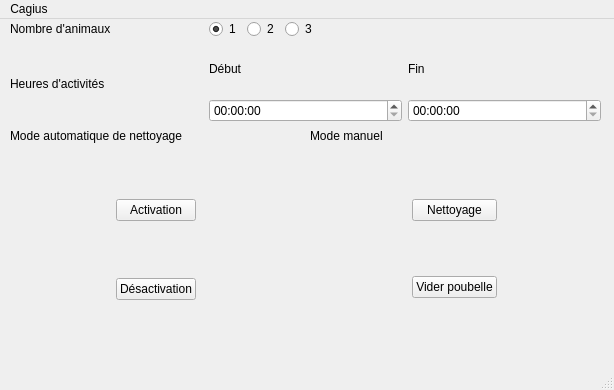
<?xml version="1.0" encoding="UTF-8"?>
<ui version="4.0">
 <class>MainWindow</class>
 <widget class="QMainWindow" name="MainWindow">
  <property name="geometry">
   <rect>
    <x>0</x>
    <y>0</y>
    <width>614</width>
    <height>390</height>
   </rect>
  </property>
  <property name="windowTitle">
   <string>MainWindow</string>
  </property>
  <widget class="QWidget" name="centralwidget">
   <widget class="QWidget" name="gridLayoutWidget">
    <property name="geometry">
     <rect>
      <x>10</x>
      <y>0</y>
      <width>591</width>
      <height>103</height>
     </rect>
    </property>
    <layout class="QGridLayout" name="gridLayout">
     <item row="0" column="0">
      <layout class="QGridLayout" name="gridLayout_7">
       <item row="2" column="2">
        <widget class="QTimeEdit" name="Fin"/>
       </item>
       <item row="0" column="0">
        <widget class="QLabel" name="label_3">
         <property name="text">
          <string>Nombre d'animaux</string>
         </property>
        </widget>
       </item>
       <item row="1" column="0" rowspan="2">
        <widget class="QLabel" name="label_4">
         <property name="text">
          <string>Heures d'activités</string>
         </property>
        </widget>
       </item>
       <item row="1" column="1">
        <widget class="QLabel" name="label_5">
         <property name="text">
          <string>Début</string>
         </property>
        </widget>
       </item>
       <item row="1" column="2">
        <widget class="QLabel" name="label_6">
         <property name="text">
          <string>Fin</string>
         </property>
        </widget>
       </item>
       <item row="2" column="1">
        <widget class="QTimeEdit" name="Debut"/>
       </item>
       <item row="0" column="1" colspan="2">
        <layout class="QGridLayout" name="gridLayout_9">
         <item row="1" column="0">
          <layout class="QHBoxLayout" name="horizontalLayout_2">
           <item>
            <widget class="QRadioButton" name="Animal1">
             <property name="text">
              <string>1</string>
             </property>
             <property name="checked">
              <bool>true</bool>
             </property>
             <attribute name="buttonGroup">
              <string notr="true">buttonGroup</string>
             </attribute>
            </widget>
           </item>
           <item>
            <widget class="QRadioButton" name="Animal2">
             <property name="text">
              <string>2</string>
             </property>
             <attribute name="buttonGroup">
              <string notr="true">buttonGroup</string>
             </attribute>
            </widget>
           </item>
           <item>
            <widget class="QRadioButton" name="Animal3">
             <property name="text">
              <string>3</string>
             </property>
             <attribute name="buttonGroup">
              <string notr="true">buttonGroup</string>
             </attribute>
            </widget>
           </item>
           <item>
            <spacer name="horizontalSpacer_5">
             <property name="orientation">
              <enum>Qt::Horizontal</enum>
             </property>
             <property name="sizeHint" stdset="0">
              <size>
               <width>40</width>
               <height>20</height>
              </size>
             </property>
            </spacer>
           </item>
          </layout>
         </item>
        </layout>
       </item>
      </layout>
     </item>
    </layout>
   </widget>
   <widget class="QWidget" name="gridLayoutWidget_2">
    <property name="geometry">
     <rect>
      <x>10</x>
      <y>110</y>
      <width>291</width>
      <height>221</height>
     </rect>
    </property>
    <layout class="QGridLayout" name="gridLayout_2">
     <item row="0" column="0">
      <layout class="QGridLayout" name="gridLayout_5">
       <property name="leftMargin">
        <number>0</number>
       </property>
       <item row="4" column="1">
        <widget class="QPushButton" name="Desactivation">
         <property name="text">
          <string>Désactivation</string>
         </property>
        </widget>
       </item>
       <item row="1" column="1">
        <spacer name="verticalSpacer_3">
         <property name="orientation">
          <enum>Qt::Vertical</enum>
         </property>
         <property name="sizeHint" stdset="0">
          <size>
           <width>20</width>
           <height>40</height>
          </size>
         </property>
        </spacer>
       </item>
       <item row="3" column="1">
        <spacer name="verticalSpacer">
         <property name="orientation">
          <enum>Qt::Vertical</enum>
         </property>
         <property name="sizeHint" stdset="0">
          <size>
           <width>20</width>
           <height>40</height>
          </size>
         </property>
        </spacer>
       </item>
       <item row="2" column="1">
        <widget class="QPushButton" name="Activation">
         <property name="text">
          <string>Activation</string>
         </property>
        </widget>
       </item>
       <item row="5" column="1">
        <spacer name="verticalSpacer_2">
         <property name="orientation">
          <enum>Qt::Vertical</enum>
         </property>
         <property name="sizeHint" stdset="0">
          <size>
           <width>20</width>
           <height>40</height>
          </size>
         </property>
        </spacer>
       </item>
       <item row="2" column="0">
        <spacer name="horizontalSpacer">
         <property name="orientation">
          <enum>Qt::Horizontal</enum>
         </property>
         <property name="sizeHint" stdset="0">
          <size>
           <width>40</width>
           <height>20</height>
          </size>
         </property>
        </spacer>
       </item>
       <item row="2" column="2">
        <spacer name="horizontalSpacer_2">
         <property name="orientation">
          <enum>Qt::Horizontal</enum>
         </property>
         <property name="sizeHint" stdset="0">
          <size>
           <width>40</width>
           <height>20</height>
          </size>
         </property>
        </spacer>
       </item>
       <item row="0" column="0" colspan="3">
        <widget class="QLabel" name="label">
         <property name="text">
          <string>Mode automatique de nettoyage</string>
         </property>
        </widget>
       </item>
      </layout>
     </item>
    </layout>
   </widget>
   <widget class="QWidget" name="gridLayoutWidget_5">
    <property name="geometry">
     <rect>
      <x>310</x>
      <y>110</y>
      <width>289</width>
      <height>219</height>
     </rect>
    </property>
    <layout class="QGridLayout" name="gridLayout_6">
     <item row="5" column="1">
      <spacer name="verticalSpacer_6">
       <property name="orientation">
        <enum>Qt::Vertical</enum>
       </property>
       <property name="sizeHint" stdset="0">
        <size>
         <width>20</width>
         <height>40</height>
        </size>
       </property>
      </spacer>
     </item>
     <item row="0" column="0" colspan="3">
      <widget class="QLabel" name="label_2">
       <property name="text">
        <string>Mode manuel</string>
       </property>
      </widget>
     </item>
     <item row="1" column="1">
      <spacer name="verticalSpacer_4">
       <property name="orientation">
        <enum>Qt::Vertical</enum>
       </property>
       <property name="sizeHint" stdset="0">
        <size>
         <width>20</width>
         <height>40</height>
        </size>
       </property>
      </spacer>
     </item>
     <item row="3" column="2">
      <spacer name="horizontalSpacer_4">
       <property name="orientation">
        <enum>Qt::Horizontal</enum>
       </property>
       <property name="sizeHint" stdset="0">
        <size>
         <width>40</width>
         <height>20</height>
        </size>
       </property>
      </spacer>
     </item>
     <item row="3" column="0">
      <spacer name="horizontalSpacer_3">
       <property name="orientation">
        <enum>Qt::Horizontal</enum>
       </property>
       <property name="sizeHint" stdset="0">
        <size>
         <width>40</width>
         <height>20</height>
        </size>
       </property>
      </spacer>
     </item>
     <item row="2" column="1">
      <widget class="QPushButton" name="Nettoyage">
       <property name="text">
        <string>Nettoyage</string>
       </property>
      </widget>
     </item>
     <item row="3" column="1">
      <spacer name="verticalSpacer_5">
       <property name="orientation">
        <enum>Qt::Vertical</enum>
       </property>
       <property name="sizeHint" stdset="0">
        <size>
         <width>20</width>
         <height>40</height>
        </size>
       </property>
      </spacer>
     </item>
     <item row="4" column="1">
      <widget class="QPushButton" name="Viderpoubelle">
       <property name="text">
        <string>Vider poubelle</string>
       </property>
      </widget>
     </item>
    </layout>
   </widget>
  </widget>
  <widget class="QMenuBar" name="menubar">
   <property name="geometry">
    <rect>
     <x>0</x>
     <y>0</y>
     <width>614</width>
     <height>28</height>
    </rect>
   </property>
   <widget class="QMenu" name="menuCagius">
    <property name="title">
     <string>Cagius</string>
    </property>
   </widget>
   <addaction name="menuCagius"/>
  </widget>
  <widget class="QStatusBar" name="statusbar"/>
 </widget>
 <resources/>
 <connections/>
 <buttongroups>
  <buttongroup name="buttonGroup"/>
 </buttongroups>
</ui>
